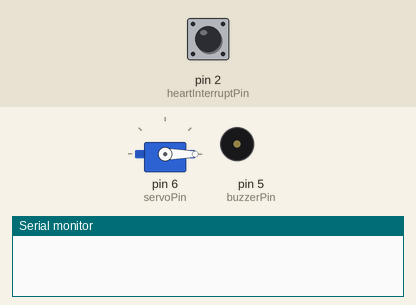
Simulated run of this sketch. Board: Arduino Uno, built with avr-gcc and run on an emulated ATmega328P. On the bench: servo, buzzer (waves = sounding), the last lines printed to the serial monitor. The test bench sets the inputs (shaded band); at power-on: pin 2 (heartInterruptPin) HIGH.

Above: at 1.2 s.
1.3 s: pin 2 (heartInterruptPin) pulled LOW for 1 s
At 3.1 s:
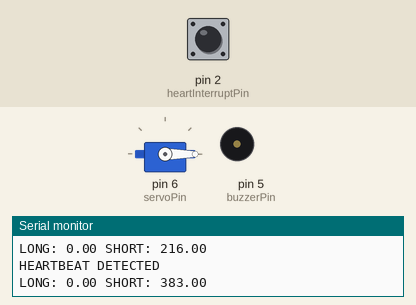
3.8 s: pin 2 (heartInterruptPin) pulled LOW for 3.2 s
At 4.2 s:
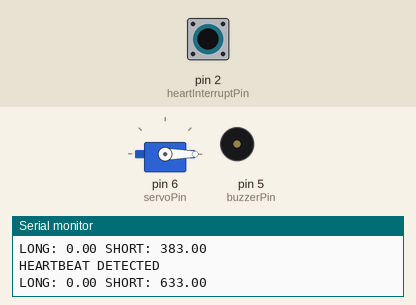
Timing chart, 0 to 8.5 s (numbered marks = the images above; inputs shaded):
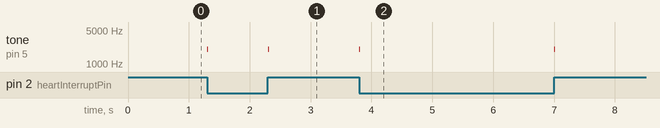

Measured:
- after the input at 1.3 s, tone on pin 5 (buzzerPin): alternates 2000 Hz for 0.01 s and silent for 0.99 s, starting at once
- after the input at 3.8 s, tone on pin 5 (buzzerPin): alternates 2000 Hz for 0.01 s and silent for 3.2 s, 4 changes in all, then stays silent, starting at once

The sketch:

heart_rate_example.ino
```cpp
#include <Servo.h>

const int heartInterruptPin = 2;
const int buzzerPin = 5;
const int servoPin = 6;

volatile bool heartRateState = false;

// heart rate tracking
const int beatsToTrack = 16;
const int beatsForShortAvg = 6;
int heartBeats[beatsToTrack]; // store the heart beats as time since the previous beat
unsigned long timeOfLastBeat = 0;
float longAvg = 0; // the long and short term average heart rates
float shortAvg = 0;

unsigned long injectionDelay = 2000;

Servo servo;

void setup() {
  pinMode(buzzerPin, OUTPUT);
  pinMode(heartInterruptPin, INPUT_PULLUP);

  attachInterrupt(digitalPinToInterrupt(heartInterruptPin), flipHeartRateState, CHANGE);

  Serial.begin (9600);

  servo.attach(servoPin);
  servo.write(0);
}

void loop() {
  if (heartRateState == true) {
    notifyHeartBeat();
    updateHeartData();
    calcNewAvgs();
    Serial.println("LONG: " + String(longAvg) + " SHORT: " + String(shortAvg));
    if (longAvg >= shortAvg * 1.2) {
      Serial.println(String("***REACTION STARTED***") + " Injection in " + String(injectionDelay) + " milliseconds");
      buzzThenInject();
    }
    delay(150);
    heartRateState = false;
  }
}

void notifyHeartBeat() {
  Serial.println("HEARTBEAT DETECTED");
  tone(buzzerPin, 2000, 10);
}

void updateHeartData() {
  unsigned long currentTime = millis();
  unsigned long newBeatDuration = currentTime - timeOfLastBeat;
  // this check is to prevent wild averages if the system is running and isn't connected for a while
  if (newBeatDuration < 10000) {
    rotateArray();
    heartBeats[beatsToTrack - 1] = int(newBeatDuration);
  }
  // TODO (if testing supports it) wipe the array if it has been too long since a heartbeat?
  timeOfLastBeat = currentTime;
}

void rotateArray() {
  int i = 0;
  for ( i = 0; i < beatsToTrack - 1; i++ ) {
    heartBeats[i] = heartBeats[i + 1];
  }
}

void calcNewAvgs() {
  longAvg = calcArrayAvg(0, beatsToTrack - beatsForShortAvg - 1);
  shortAvg = calcArrayAvg(beatsToTrack - beatsForShortAvg, beatsToTrack - 1);
}

float calcArrayAvg(int startIndex, int endIndex) {
  int i = 0;
  int totalTime = 0;
  int numIndexes = 0;
  for (i = startIndex; i <= endIndex; i++) {
    totalTime += heartBeats[i];
    numIndexes++;
  }
  return (totalTime / numIndexes);
}

void buzzThenInject() {
  tone(buzzerPin, 1000, injectionDelay);
  delay(injectionDelay);
  servo.write(90);
  delay(1000);
  servo.write(0);
  delay(20000);
}

void flipHeartRateState() {
  heartRateState = !heartRateState;
}
```
